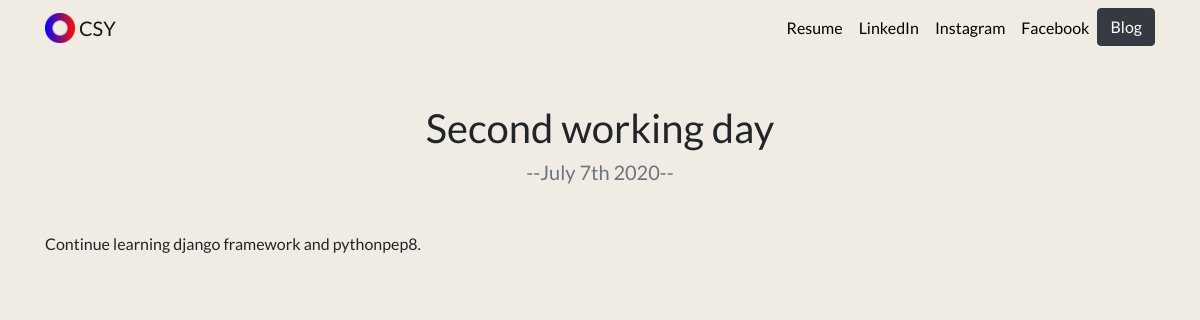
Page /blog/1/ on the committed database.
### blog/models.py (models this page shows, shortened)
class Blog (models.Model):
    title =  models.CharField (max_length = 100)
    date = models.DateField ()
    description = models.TextField ()

### blog/views.py (the view)
# urls.py: path('<int:blog_id>/', views.detail, name = 'detail')
def detail(request, blog_id):
    blog = get_object_or_404(Blog, pk=blog_id)
    return render(request, 'blog/detail.html', {'blog': blog})

### blog/templates/blog/detail.html
{% extends 'portfolio/base.html' %}
{% load static %}
{% block content %}
<h1 id="blog-detail-title" class="text-center mt-5">{{ blog.title }}</h1>
<h5 class="text-center text-muted mb-5">--{{ blog.date|date:'F jS Y'}}--</h5>
<p>{{ blog.description|safe}}</p>
{% endblock %}

### portfolio/static/portfolio/style.css (style rules this page uses)
body { font-family: 'Lato', sans-serif; background: #f0ece3; }

### rows in the picture
Blog: title "Second working day", date "July 7th 2020", description "Continue learning django framework and pythonpep8."
